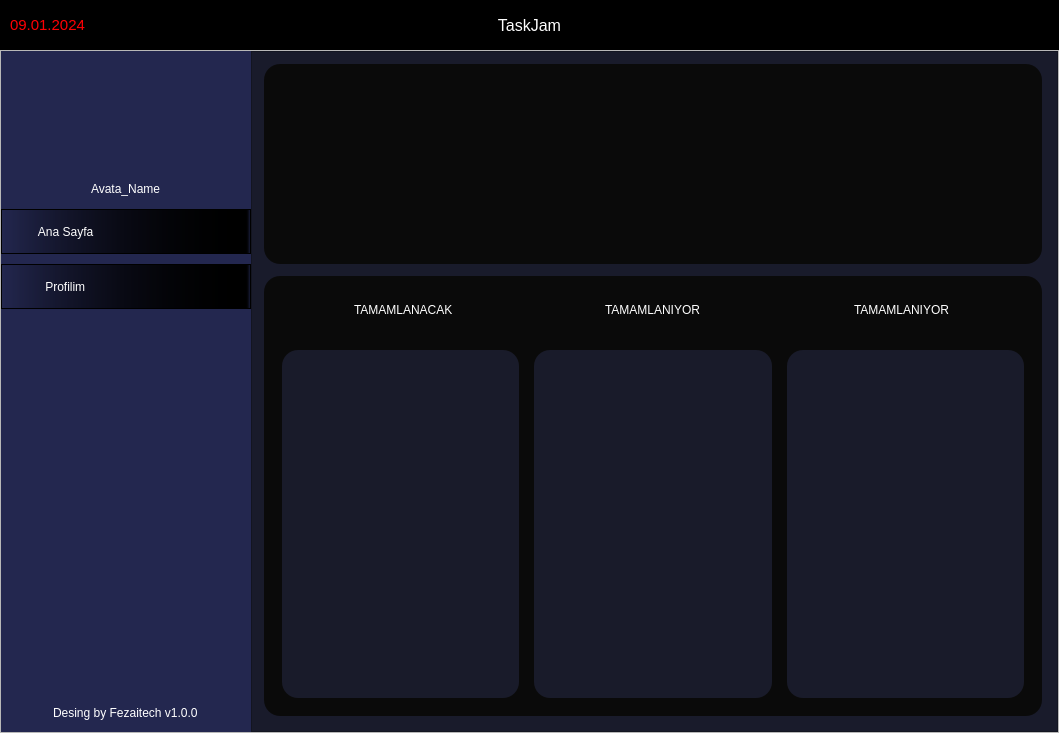
<?xml version="1.0" encoding="UTF-8"?>
<ui version="4.0">
 <class>MainWindow</class>
 <widget class="QMainWindow" name="MainWindow">
  <property name="geometry">
   <rect>
    <x>0</x>
    <y>0</y>
    <width>1059</width>
    <height>733</height>
   </rect>
  </property>
  <property name="windowTitle">
   <string>MainWindow</string>
  </property>
  <widget class="QWidget" name="centralwidget">
   <property name="enabled">
    <bool>true</bool>
   </property>
   <property name="styleSheet">
    <string notr="true">QLabel{
color: rgb(255, 255, 255);
}</string>
   </property>
   <layout class="QVBoxLayout" name="verticalLayout">
    <property name="spacing">
     <number>0</number>
    </property>
    <property name="leftMargin">
     <number>0</number>
    </property>
    <property name="topMargin">
     <number>0</number>
    </property>
    <property name="rightMargin">
     <number>0</number>
    </property>
    <property name="bottomMargin">
     <number>0</number>
    </property>
    <item>
     <widget class="QFrame" name="app_bar_frame">
      <property name="enabled">
       <bool>true</bool>
      </property>
      <property name="minimumSize">
       <size>
        <width>0</width>
        <height>50</height>
       </size>
      </property>
      <property name="maximumSize">
       <size>
        <width>16777215</width>
        <height>50</height>
       </size>
      </property>
      <property name="styleSheet">
       <string notr="true">background-color: rgb(0, 0, 0);
</string>
      </property>
      <property name="frameShape">
       <enum>QFrame::StyledPanel</enum>
      </property>
      <property name="frameShadow">
       <enum>QFrame::Raised</enum>
      </property>
      <property name="lineWidth">
       <number>0</number>
      </property>
      <layout class="QHBoxLayout" name="horizontalLayout_3">
       <item>
        <widget class="QLabel" name="date_label">
         <property name="font">
          <font>
           <pointsize>11</pointsize>
          </font>
         </property>
         <property name="styleSheet">
          <string notr="true">QLabel{
color: rgb(255, 0, 4);
}</string>
         </property>
         <property name="text">
          <string>09.01.2024</string>
         </property>
         <property name="alignment">
          <set>Qt::AlignLeading|Qt::AlignLeft|Qt::AlignVCenter</set>
         </property>
        </widget>
       </item>
       <item>
        <widget class="QLabel" name="app_name_label">
         <property name="font">
          <font>
           <pointsize>12</pointsize>
          </font>
         </property>
         <property name="styleSheet">
          <string notr="true"/>
         </property>
         <property name="text">
          <string>TaskJam</string>
         </property>
         <property name="alignment">
          <set>Qt::AlignCenter</set>
         </property>
        </widget>
       </item>
       <item>
        <widget class="QFrame" name="window_edit_frame">
         <property name="frameShape">
          <enum>QFrame::StyledPanel</enum>
         </property>
         <property name="frameShadow">
          <enum>QFrame::Raised</enum>
         </property>
        </widget>
       </item>
      </layout>
     </widget>
    </item>
    <item>
     <widget class="QFrame" name="main_bar_frame">
      <property name="frameShape">
       <enum>QFrame::StyledPanel</enum>
      </property>
      <property name="frameShadow">
       <enum>QFrame::Raised</enum>
      </property>
      <property name="lineWidth">
       <number>2</number>
      </property>
      <layout class="QHBoxLayout" name="horizontalLayout">
       <property name="spacing">
        <number>0</number>
       </property>
       <property name="leftMargin">
        <number>0</number>
       </property>
       <property name="topMargin">
        <number>0</number>
       </property>
       <property name="rightMargin">
        <number>0</number>
       </property>
       <property name="bottomMargin">
        <number>0</number>
       </property>
       <item>
        <widget class="QFrame" name="menu_bar_frame">
         <property name="minimumSize">
          <size>
           <width>250</width>
           <height>0</height>
          </size>
         </property>
         <property name="maximumSize">
          <size>
           <width>250</width>
           <height>16777215</height>
          </size>
         </property>
         <property name="styleSheet">
          <string notr="true">background-color: rgb(35, 39, 79);</string>
         </property>
         <property name="frameShape">
          <enum>QFrame::NoFrame</enum>
         </property>
         <property name="frameShadow">
          <enum>QFrame::Raised</enum>
         </property>
         <layout class="QVBoxLayout" name="verticalLayout_2">
          <property name="spacing">
           <number>10</number>
          </property>
          <property name="leftMargin">
           <number>0</number>
          </property>
          <property name="topMargin">
           <number>0</number>
          </property>
          <property name="rightMargin">
           <number>0</number>
          </property>
          <property name="bottomMargin">
           <number>9</number>
          </property>
          <item alignment="Qt::AlignTop">
           <widget class="QWidget" name="avatar_box_widget" native="true">
            <property name="sizePolicy">
             <sizepolicy hsizetype="Minimum" vsizetype="Preferred">
              <horstretch>0</horstretch>
              <verstretch>0</verstretch>
             </sizepolicy>
            </property>
            <property name="minimumSize">
             <size>
              <width>0</width>
              <height>100</height>
             </size>
            </property>
            <property name="maximumSize">
             <size>
              <width>16777215</width>
              <height>200</height>
             </size>
            </property>
            <property name="font">
             <font>
              <weight>75</weight>
              <bold>true</bold>
             </font>
            </property>
            <layout class="QHBoxLayout" name="horizontalLayout_5">
             <item>
              <widget class="QLabel" name="label_4">
               <property name="minimumSize">
                <size>
                 <width>150</width>
                 <height>100</height>
                </size>
               </property>
               <property name="maximumSize">
                <size>
                 <width>150</width>
                 <height>150</height>
                </size>
               </property>
               <property name="autoFillBackground">
                <bool>false</bool>
               </property>
               <property name="text">
                <string/>
               </property>
               <property name="pixmap">
                <pixmap resource="TaskJam/assets/image.qrc">:/image/profile-icon-9.png</pixmap>
               </property>
               <property name="scaledContents">
                <bool>true</bool>
               </property>
               <property name="wordWrap">
                <bool>false</bool>
               </property>
               <property name="openExternalLinks">
                <bool>false</bool>
               </property>
              </widget>
             </item>
            </layout>
           </widget>
          </item>
          <item alignment="Qt::AlignHCenter">
           <widget class="QLabel" name="avatar_name">
            <property name="minimumSize">
             <size>
              <width>0</width>
              <height>20</height>
             </size>
            </property>
            <property name="maximumSize">
             <size>
              <width>16777215</width>
              <height>20</height>
             </size>
            </property>
            <property name="text">
             <string>Avata_Name</string>
            </property>
           </widget>
          </item>
          <item>
           <widget class="QFrame" name="main_page_btn">
            <property name="minimumSize">
             <size>
              <width>0</width>
              <height>45</height>
             </size>
            </property>
            <property name="maximumSize">
             <size>
              <width>16777215</width>
              <height>45</height>
             </size>
            </property>
            <property name="styleSheet">
             <string notr="true">background-color: qlineargradient(spread:pad, x1:0, y1:0, x2:1, y2:0, stop:0 rgba(0, 0, 255, 0), stop:1 rgba(0, 0 255, 0), stop:0.98 rgba(0, 0, 0, 255), stop:1 rgba(0, 0, 255, 0));</string>
            </property>
            <property name="frameShape">
             <enum>QFrame::StyledPanel</enum>
            </property>
            <property name="frameShadow">
             <enum>QFrame::Raised</enum>
            </property>
            <layout class="QVBoxLayout" name="verticalLayout_3">
             <property name="spacing">
              <number>0</number>
             </property>
             <property name="leftMargin">
              <number>0</number>
             </property>
             <property name="topMargin">
              <number>0</number>
             </property>
             <property name="rightMargin">
              <number>0</number>
             </property>
             <property name="bottomMargin">
              <number>0</number>
             </property>
             <item>
              <widget class="QLabel" name="label_2">
               <property name="text">
                <string>           Ana Sayfa</string>
               </property>
              </widget>
             </item>
            </layout>
           </widget>
          </item>
          <item alignment="Qt::AlignTop">
           <widget class="QFrame" name="profile_page_btn">
            <property name="minimumSize">
             <size>
              <width>0</width>
              <height>45</height>
             </size>
            </property>
            <property name="maximumSize">
             <size>
              <width>16777215</width>
              <height>45</height>
             </size>
            </property>
            <property name="styleSheet">
             <string notr="true">background-color: qlineargradient(spread:pad, x1:0, y1:0, x2:1, y2:0, stop:0 rgba(0, 0, 255, 0), stop:1 rgba(0, 0 255, 0), stop:0.98 rgba(0, 0, 0, 255), stop:1 rgba(0, 0, 255, 0));</string>
            </property>
            <property name="frameShape">
             <enum>QFrame::StyledPanel</enum>
            </property>
            <property name="frameShadow">
             <enum>QFrame::Raised</enum>
            </property>
            <layout class="QHBoxLayout" name="horizontalLayout_4">
             <property name="spacing">
              <number>0</number>
             </property>
             <property name="leftMargin">
              <number>0</number>
             </property>
             <property name="topMargin">
              <number>0</number>
             </property>
             <property name="rightMargin">
              <number>0</number>
             </property>
             <property name="bottomMargin">
              <number>0</number>
             </property>
             <item>
              <widget class="QLabel" name="label_3">
               <property name="text">
                <string>             Profilim</string>
               </property>
              </widget>
             </item>
            </layout>
           </widget>
          </item>
          <item>
           <spacer name="verticalSpacer">
            <property name="orientation">
             <enum>Qt::Vertical</enum>
            </property>
            <property name="sizeHint" stdset="0">
             <size>
              <width>20</width>
              <height>40</height>
             </size>
            </property>
           </spacer>
          </item>
          <item alignment="Qt::AlignHCenter|Qt::AlignBottom">
           <widget class="QLabel" name="footer_label">
            <property name="minimumSize">
             <size>
              <width>0</width>
              <height>20</height>
             </size>
            </property>
            <property name="maximumSize">
             <size>
              <width>16777215</width>
              <height>20</height>
             </size>
            </property>
            <property name="text">
             <string>Desing by Fezaitech v1.0.0</string>
            </property>
           </widget>
          </item>
         </layout>
        </widget>
       </item>
       <item>
        <widget class="QStackedWidget" name="stackedWidget">
         <property name="currentIndex">
          <number>0</number>
         </property>
         <widget class="QWidget" name="home_page">
          <layout class="QHBoxLayout" name="horizontalLayout_2">
           <property name="spacing">
            <number>0</number>
           </property>
           <property name="leftMargin">
            <number>0</number>
           </property>
           <property name="topMargin">
            <number>0</number>
           </property>
           <property name="rightMargin">
            <number>0</number>
           </property>
           <property name="bottomMargin">
            <number>0</number>
           </property>
           <item>
            <widget class="QFrame" name="main_body_frame_">
             <property name="styleSheet">
              <string notr="true">background-color: rgb(25, 27, 43);</string>
             </property>
             <property name="frameShape">
              <enum>QFrame::StyledPanel</enum>
             </property>
             <property name="frameShadow">
              <enum>QFrame::Raised</enum>
             </property>
             <layout class="QVBoxLayout" name="verticalLayout_9" stretch="0,0">
              <property name="spacing">
               <number>12</number>
              </property>
              <property name="leftMargin">
               <number>12</number>
              </property>
              <property name="topMargin">
               <number>12</number>
              </property>
              <property name="rightMargin">
               <number>15</number>
              </property>
              <property name="bottomMargin">
               <number>15</number>
              </property>
              <item>
               <widget class="QFrame" name="main_top_bar_frame">
                <property name="minimumSize">
                 <size>
                  <width>0</width>
                  <height>200</height>
                 </size>
                </property>
                <property name="maximumSize">
                 <size>
                  <width>16777215</width>
                  <height>200</height>
                 </size>
                </property>
                <property name="styleSheet">
                 <string notr="true">background-color: rgb(10, 10, 10);
border-radius: 16px;</string>
                </property>
                <property name="frameShape">
                 <enum>QFrame::StyledPanel</enum>
                </property>
                <property name="frameShadow">
                 <enum>QFrame::Raised</enum>
                </property>
               </widget>
              </item>
              <item>
               <widget class="QFrame" name="main_bottom_bar_frame">
                <property name="styleSheet">
                 <string notr="true">background-color: rgb(10, 10, 10);
border-radius: 16px;</string>
                </property>
                <property name="frameShape">
                 <enum>QFrame::StyledPanel</enum>
                </property>
                <property name="frameShadow">
                 <enum>QFrame::Raised</enum>
                </property>
                <layout class="QVBoxLayout" name="verticalLayout_10">
                 <item>
                  <widget class="QFrame" name="main_bottom_bar_TO_frame">
                   <property name="minimumSize">
                    <size>
                     <width>700</width>
                     <height>0</height>
                    </size>
                   </property>
                   <property name="maximumSize">
                    <size>
                     <width>16777215</width>
                     <height>50</height>
                    </size>
                   </property>
                   <property name="font">
                    <font>
                     <underline>false</underline>
                    </font>
                   </property>
                   <property name="styleSheet">
                    <string notr="true">QLabel{
text-align: center;
}</string>
                   </property>
                   <property name="frameShape">
                    <enum>QFrame::StyledPanel</enum>
                   </property>
                   <property name="frameShadow">
                    <enum>QFrame::Raised</enum>
                   </property>
                   <layout class="QHBoxLayout" name="horizontalLayout_7">
                    <item alignment="Qt::AlignHCenter">
                     <widget class="QLabel" name="waiting_label">
                      <property name="text">
                       <string>TAMAMLANACAK</string>
                      </property>
                     </widget>
                    </item>
                    <item alignment="Qt::AlignHCenter">
                     <widget class="QLabel" name="working_label">
                      <property name="text">
                       <string>TAMAMLANIYOR</string>
                      </property>
                     </widget>
                    </item>
                    <item alignment="Qt::AlignHCenter">
                     <widget class="QLabel" name="done_label">
                      <property name="text">
                       <string>TAMAMLANIYOR</string>
                      </property>
                     </widget>
                    </item>
                   </layout>
                  </widget>
                 </item>
                 <item>
                  <widget class="QFrame" name="main_bottom_bar_botttom_frame">
                   <property name="styleSheet">
                    <string notr="true">
</string>
                   </property>
                   <property name="frameShape">
                    <enum>QFrame::StyledPanel</enum>
                   </property>
                   <property name="frameShadow">
                    <enum>QFrame::Raised</enum>
                   </property>
                   <layout class="QHBoxLayout" name="horizontalLayout_6">
                    <property name="spacing">
                     <number>15</number>
                    </property>
                    <item>
                     <widget class="QFrame" name="waiting_frame">
                      <property name="styleSheet">
                       <string notr="true">background-color: rgb(25, 27, 42);
borderRadius : 12px;</string>
                      </property>
                      <property name="frameShape">
                       <enum>QFrame::StyledPanel</enum>
                      </property>
                      <property name="frameShadow">
                       <enum>QFrame::Raised</enum>
                      </property>
                     </widget>
                    </item>
                    <item>
                     <widget class="QFrame" name="working_frame">
                      <property name="styleSheet">
                       <string notr="true">background-color: rgb(25, 27, 42);
borderRadius : 12px;</string>
                      </property>
                      <property name="frameShape">
                       <enum>QFrame::StyledPanel</enum>
                      </property>
                      <property name="frameShadow">
                       <enum>QFrame::Raised</enum>
                      </property>
                     </widget>
                    </item>
                    <item>
                     <widget class="QFrame" name="done_frame">
                      <property name="styleSheet">
                       <string notr="true">background-color: rgb(25, 27, 42);
borderRadius : 12px;</string>
                      </property>
                      <property name="frameShape">
                       <enum>QFrame::StyledPanel</enum>
                      </property>
                      <property name="frameShadow">
                       <enum>QFrame::Raised</enum>
                      </property>
                     </widget>
                    </item>
                   </layout>
                  </widget>
                 </item>
                </layout>
               </widget>
              </item>
             </layout>
            </widget>
           </item>
          </layout>
         </widget>
         <widget class="QWidget" name="profile_page"/>
        </widget>
       </item>
      </layout>
     </widget>
    </item>
   </layout>
  </widget>
 </widget>
 <resources>
  <include location="TaskJam/assets/image.qrc"/>
 </resources>
 <connections/>
</ui>
